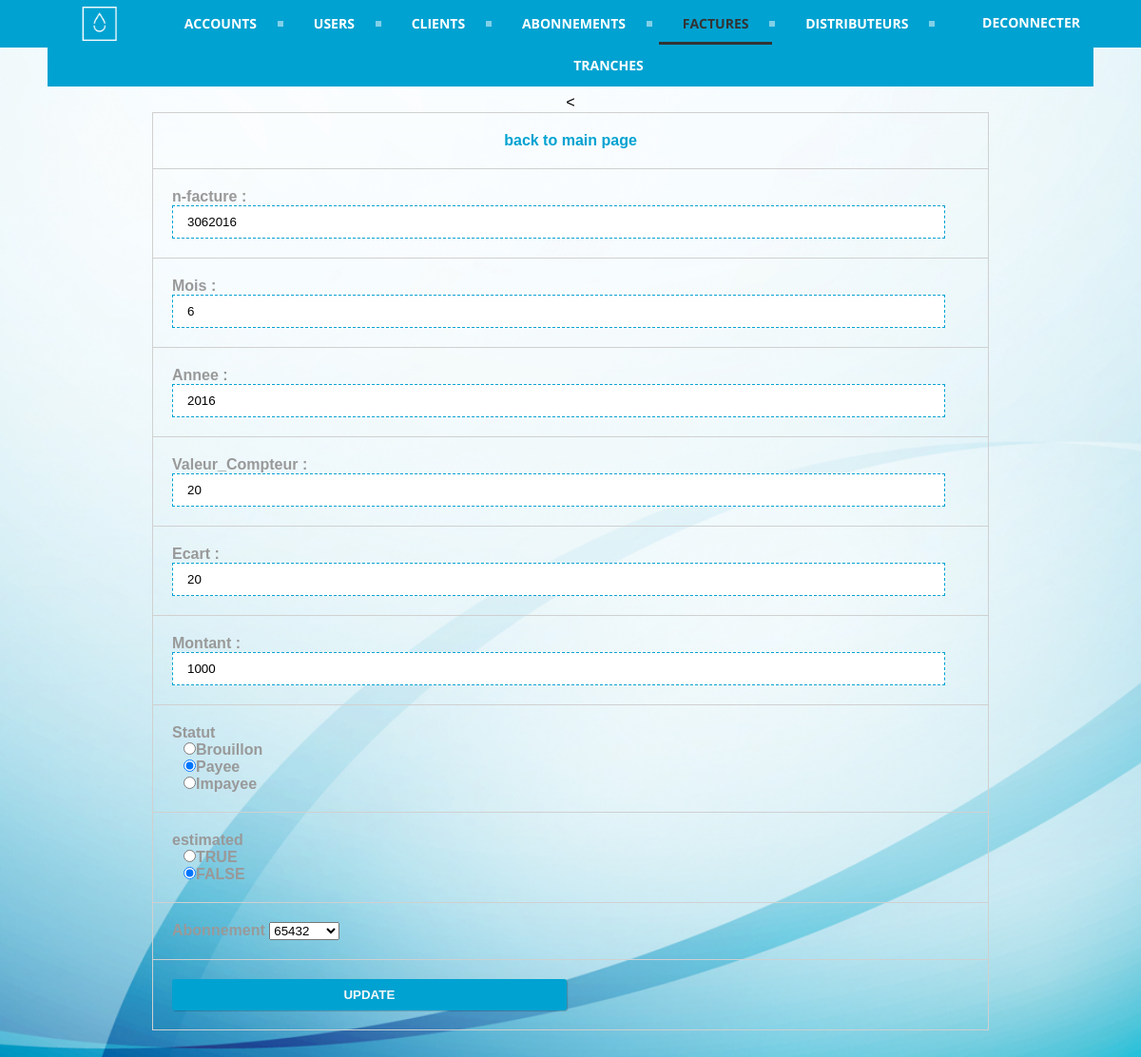
/admin/facture/edit_data.php?edit_id=143 (signed in), run on the app's committed database.
### tables this page shows
CREATE TABLE `facture` (
  `idFacture` int(255) NOT NULL,
  `n_facture` varchar(45) DEFAULT NULL,
  `mois` int(11) NOT NULL,
  `annee` int(11) NOT NULL,
  `valeur_compteur` int(255) DEFAULT NULL,
  `ecart` int(255) NOT NULL,
  `montant` int(255) DEFAULT NULL,
  `statut` varchar(45) DEFAULT NULL,
  `estimated` tinyint(1) NOT NULL,
  `abonnement` int(255) DEFAULT NULL
);

CREATE TABLE `abonnement` (
  `idAbonnement` int(255) NOT NULL,
  `adresse` varchar(255) DEFAULT NULL,
  `file` varchar(45) DEFAULT NULL,
  `n_contrat` varchar(45) DEFAULT NULL,
  `client` int(255) DEFAULT NULL,
  `distributeur` int(255) DEFAULT NULL
);

### admin/facture/edit_data.php (the view, shortened to what this page needs)
<?php
if(isset($_GET['edit_id']))
{
 $sql_query="SELECT * FROM facture WHERE idFacture=".$_GET['edit_id'];
 $result_set=mysql_query($sql_query);
  $fetched_row=mysql_fetch_array($result_set);
}
?>
<html>
<head>
<link rel="stylesheet" href="../../public/css/style.css" type="text/css" />
</head>
<body>
<center>
<div id="header">
 <div id="content">
    <div id='cssmenu'>
     <a href="../../"><img src="../../public/img/logo-white.png" style="width: 50px; height: 50px; float: left; margin-left: 30px" /></a>
    <form id='logout' action='../../logout-submit.php' method='post' accept-charset='UTF-8'>
          <input type="submit" class="login-button" value="Deconnecter"></input>
        </form>
        <ul>
              <li><a href=" ../account"><span>Accounts</span></a></li>
              <li><a href="../user/"><span>Users</span></a></li>
              <li><a href="../client"><span>Clients</span></a></li>
              <li><a href="../abonnement"><span>Abonnements</span></a></li>
              <li class="active"><a href="#"><span>Factures</span></a></li>
              <li><a href="../distributeur"><span>Distributeurs</span></a></li>
              <li class='last'><a href="../tranche/"><span>Tranches</span></a></li>
        </ul>
    </div>
    </div>
</div>
<div id="body">
 <div id="content">
    <form method="post"><
    <table align="center">
    <tr>
    <td align="center"><a href="index.php">back to main page</a></td>
    </tr>
    <tr>
    <td>
    n-facture :
    <input type="text" name="n_facture" placeholder="n_facture" value="<?php echo $fetched_row['n_facture']; ?>" required /></td>
    </tr>
    <tr>
            <td>
            Mois :
            <input type="number" name="mois" placeholder="mois" min="0" max="12" value="<?php echo $fetched_row['mois']; ?>" required /></td>
          </tr>
          <tr>
            <td>
            Annee :
            <input type="number" name="annee" placeholder="annee" min="1990" value="<?php echo $fetched_row['annee']; ?>" required /></td>
          </tr>
    <tr>
    <td>
    Valeur_Compteur :
    <input type="number" name="valeur_compteur" placeholder="valeur_compteur" value="<?php echo $fetched_row['valeur_compteur']; ?>" required /></td>
    </tr>
    <tr>
            <td>
            Ecart :
            <input type="number" name="ecart" placeholder="ecart" min="0" value="<?php echo $fetched_row['ecart']; ?>" required /></td>
          </tr>
     <tr>
            <td>
            Montant :
            <input type="number" name="montant" placeholder="montant" value="<?php echo $fetched_row['montant']; ?>" required /></td>
        </tr>
        <tr>
            <td>
                Statut<br>
                <div style="padding-left: 12px">
                    <input id="status_b" type="radio" name="statut" value="brouillon" <?php if($fetched_row['statut']=='brouillon') echo "checked" ?> style="height: initial;
        width: initial;" /><label for="status_b">Brouillon</label><br>
                    <input id="status_p" type="radio" name="statut" value="payee" <?php if($fetched_row['statut']=='payee') echo "checked" ?> style="height: initial;
        width: initial;"/><label for="status_p">Payee</label><br>
        <input id="status_i" type="radio" name="statut" value="impayee" <?php if($fetched_row['statut']=='impayee') echo "checked" ?> style="height: initial;
        width: initial;"/><label for="status_i">Impayee</label>
                </div>
            </td>
        </tr>
             <tr>
            <td>
                estimated<br>
                <div style="padding-left: 12px">
                    <input id="estimated_T" type="radio" name="estimated" value="1" <?php if($fetched_row['estimated']=='1') echo "checked" ?> style="height: initial;
        width: initial;" /><label for="estimated_T">TRUE</label><br>
                    <input id="estimated_F" type="radio" name="estimated" value="0" <?php if($fetched_row['estimated']=='0') echo "checked" ?> style="height: initial;
        width: initial;"/><label for="estimated_F">FALSE</label><br>
        </div>
        </td>
        </tr>
        <tr>
            <td>
              <label for="abonnement">Abonnement</label>
              <select id="abonnement" name="abonnement" required>
                  <?php
                     $sql_query="SELECT * FROM abonnement";
                     $result_set=mysql_query($sql_query);
                     while($row=mysql_fetch_row($result_set))
                     {
                      ?>
                      <option value="<?php echo $row[0]; ?>" <?php if($row[0]==$fetched_row['abonnement']) echo 'selected="selected"' ?> ><?php echo $row[3]; ?></option>
                      <?php
                     }
                 ?></select>
            </td>
        </tr>
    <td>
    <button type="submit" name="btn-update"><strong>UPDATE</strong></button>
    </td>
    </table>
    </form>
    </div>
</div>
</center>
</body>
</html>

### public/css/style.css (style rules this page uses)
* { margin:0; padding:0; }
html { margin:0; padding:0; background: url(../img/blue.PNG) no-repeat center fixed; -webkit-background-size: cover; background-size: cover; }
body { font-family:"Courier New", Courier, monospace; }
#header { width:100%; height:50px; background:#00a2d1; color:#f9f9f9; font-family:"Lucida Sans Unicode", "Lucida Grande", sans-serif; font-size:35px; text-align:center; }
#header a { color:#fff; text-decoration:blink; }
#body { margin-top:50px; }
#content { padding-left: 50px; padding-right: 50px; }
table { width:80%; font-family:Tahoma, Geneva, sans-serif; font-weight:bolder; color:#999; margin-bottom:80px; }
table a { text-decoration:none; color:#00a2d1; }
table,td,th { border-collapse:collapse; border:solid #d0d0d0 1px; padding:20px; }
table td input { width:97%; height:35px; border:dashed #00a2d1 1px; padding-left:15px; font-family:Verdana, Geneva, sans-serif; box-shadow:0px 0px 0px rgba(1,0,0,0.2); outline:none; }
table td button { border:solid #f9f9f9 0px; box-shadow:1px 1px 1px rgba(1,0,0,0.2); outline:none; background:#00a2d1; padding:9px 15px 9px 15px; color:#f9f9f9; font-family:Arial, Helvetica, sans-serif; font-weight:bolder; border-radius:3px; width:49.5%; }
#cssmenu { background: #00a2d1; width: auto; }
#cssmenu ul { list-style: none; margin: 0; padding: 0; line-height: 1; display: block; zoom: 1; }
#cssmenu ul:after { content: " "; display: block; font-size: 0; height: 0; clear: both; visibility: hidden; }
#cssmenu ul li { display: inline-block; padding: 0; margin: 0; }
#cssmenu ul li a { color: #ffffff; text-decoration: none; display: block; padding: 15px 25px; font-family: 'Open Sans', sans-serif; font-weight: 700; text-transform: uppercase; font-size: 14px; position: relative; -webkit-transition: color .25s; -moz-transition: color .25s; -ms-transition: color .25s; -o-transition: color .25s; transition: color .25s; }
#cssmenu ul li a:after { content: ""; display: block; position: absolute; right: -3px; top: 19px; height: 6px; width: 6px; background: #ffffff; opacity: .5; }
#cssmenu ul li a:before { content: ""; display: block; position: absolute; left: 0; bottom: 0; height: 3px; width: 0; background: #333333; -webkit-transition: width .25s; -moz-transition: width .25s; -ms-transition: width .25s; -o-transition: width .25s; transition: width .25s; }
#cssmenu ul li.last > a:after, #cssmenu ul li:last-child > a:after { display: none; }
#cssmenu ul li.active a { color: #333333; }
#cssmenu ul li.active a:before { width: 100%; }
.login-button { float: right; padding: 14px; background-color: Transparent; background-repeat: no-repeat; border: none; cursor: pointer; overflow: hidden; outline: none; font-family: 'Open Sans', sans-serif; font-weight: 700; text-transform: uppercase; font-size: 14px; color: white; }

### data on the page
facture: n_facture "3062016", mois "6", annee "2016", valeur_compteur "20", ecart "20", montant "1000", statut "☐ Brouillon", statut "☑ Payee", statut "☐ Impayee", estimated "☐ TRUE", estimated "☑ FALSE", abonnement "65432"
